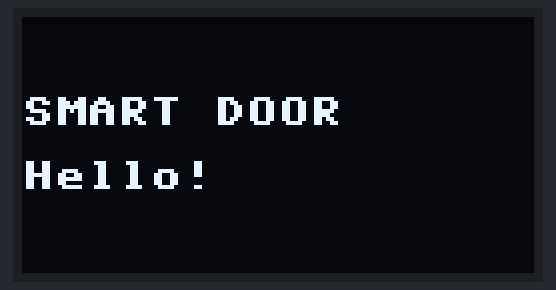
This program was run on a simulated ESP32 board running MicroPython. Shown: 128×64 one-colour display. At 2.1 s the program stops and its outputs stay as they are.

Above: at 0.1 s.
At 2.1 s:
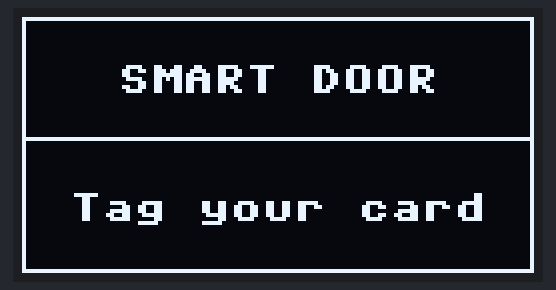

The program:

design_oled.py
```python
from machine import Pin, SoftI2C
import ssd1306
import time

i2c = SoftI2C(scl=Pin(22), sda=Pin(21))
oled = ssd1306.SSD1306_I2C(128, 64, i2c)


def show(a, b):
    oled.fill(0)
    oled.text(a, 0, 20)
    oled.text(b, 0, 36)
    oled.show()


show("SMART DOOR", "Hello!")
time.sleep(2)
oled.fill(0)
oled.rect(0, 0, 128, 64, 1)
oled.text("SMART DOOR", 24, 12)
oled.line(0, 30, 127, 30, 1)
oled.text("Tag your card", 12, 44)
oled.show()
```
